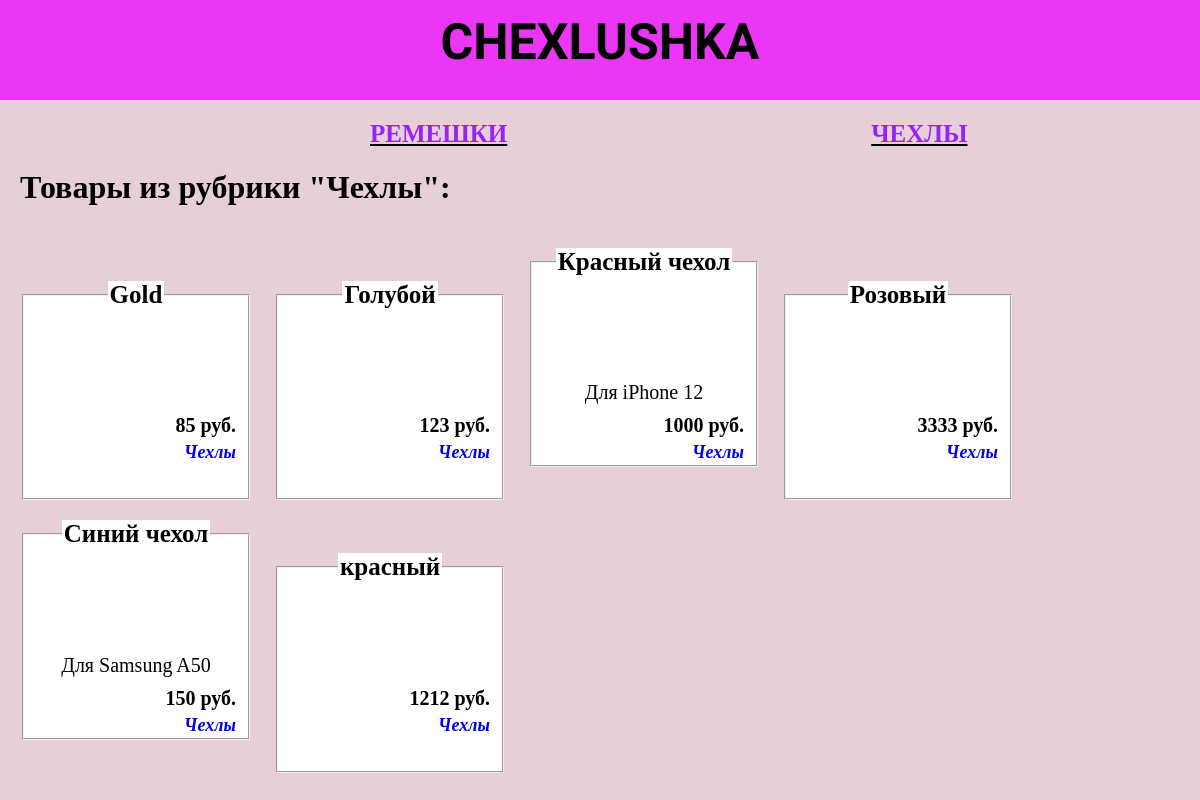
/1/, run on the app's committed database.
### store/models.py (models this page shows)
class Rubric(models.Model):
    name = models.CharField(max_length=20, db_index=True, verbose_name='Название')
    def __str__(self):
        return self.name
    class Meta:
        verbose_name_plural = 'Рубрики'
        verbose_name = 'Рубрика'
        ordering = ['name']

class Product(models.Model):
    name = models.CharField(max_length=20, verbose_name='Товар')
    content = models.TextField(null=True, blank=True, verbose_name='Описание')
    price = models.FloatField(verbose_name='Цена')
    number = models.PositiveIntegerField(default=0,verbose_name='Количество')
    link = models.TextField(null=True, blank=True, verbose_name='Ссылка на изображение')
    rubric = models.ForeignKey('Rubric', null=True, on_delete=models.PROTECT, verbose_name='Рубрика')
    class Meta:
        verbose_name_plural = 'Товары'
        verbose_name = 'Товар'
        ordering = ['name']

### store/views.py (the view)
# urls.py: path('<int:rubric_id>/', by_rubric, name='by_rubric'),
def by_rubric(request, rubric_id):
    rub = Rubric.objects.get(pk=rubric_id)
    prods = Product.objects.filter(rubric=rub)
    rubs = Rubric.objects.all()
    context = {"rub": rub, "prods": prods, "rubs": rubs}
    return render(request, 'rubric.html', context)

### store/templates/rubric.html (shortened to what this page needs)
<!DOCTYPE html>
<html lang="ru">
<head>
        {% load static %}
    <link rel="stylesheet" type="text/css" href="{% static 'style.css'%}">
</head>
<body>
<a href="{% url 'main'%}" id="name"><div class="name">Chexlushka</div></a>
<div class="text">
        {% for r in rubs %}
    <h3 class="str"><a id="str" href="../{{ r.id }}">{{ r }}</a></h3>
    {% endfor %}
<h1>Товары из рубрики "{{ rub }}":</h1>
{% for prod in prods %}
    <fieldset>
    <legend class="prodname">{{ prod.name }}</legend>
    <div class="cont">{{ prod.content }}</div>
    <div class="price">{{ prod.price|floatformat }} руб.</div>
    <div class="rub"><a href="../{{ prod.rubric.id }}/">{{ prod.rubric }}</a></div>
    </fieldset>
{% endfor %}
    </div>
</body>
</html>

### store/static/style.css (style rules this page uses)
.name { font-size: 50px; background-color: #eb36f5; text-align: center; height: 100px; line-height: 85px; text-transform: uppercase; font-weight: bold; font-family: 'RocknRoll One', sans-serif; }
.text { margin: 20px; }
body { margin: 0px; background-color: #e6cfd8; }
fieldset { margin-top: 20px; background-color: white; width: 200px; display: inline; height: 200px; margin-right: 20px; }
legend { background-color: white; text-align: center; }
.prodname { font-size: 25px; font-weight: bold; }
.cont { margin-top: 100px; text-align: center; font-size: 20px; }
.price { text-align: right; font-size: 20px; margin-top: 10px; font-weight: bold; }
.rub { font-size: 18px; text-align: right; font-style: italic; margin-top: 5px; font-weight: bold; }
.str { display: inline-block; margin-left: 350px; font-size: 25px; text-transform: uppercase; text-decoration: underline; }
#str { color: #9922f5 !important; }
a#name { color: black; }
a { text-decoration: none; }
h3.str { margin-right: 10px; display: inline; }

### data on the page
Rubric: name "РЕМЕШКИ"
Rubric: name "ЧЕХЛЫ", name "Чехлы"
Product: name "Gold", price "85", rubric "Чехлы"
Product: name "Голубой", price "123", rubric "Чехлы"
Product: name "Красный чехол", content "Для iPhone 12", price "1000", rubric "Чехлы"
Product: name "Розовый", price "3333", rubric "Чехлы"
Product: name "Синий чехол", content "Для Samsung A50", price "150", rubric "Чехлы"
Product: name "красный", price "1212", rubric "Чехлы"
